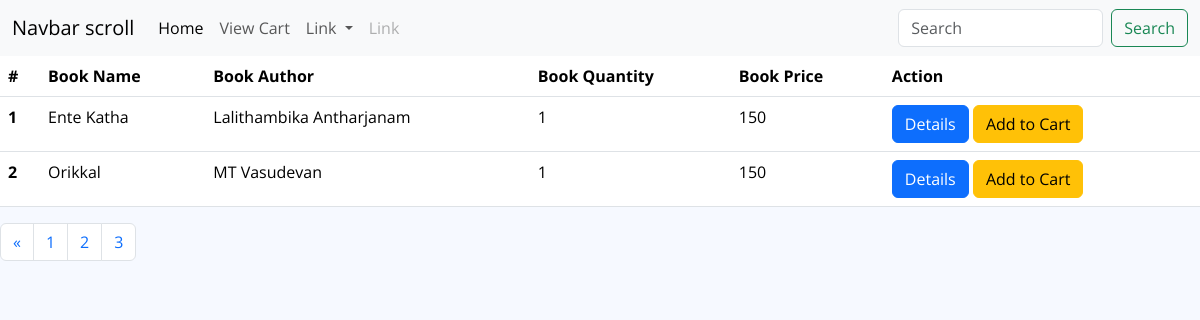
The app's page /user/user/?page=3 with its own data.
### book_app/models.py (models this page shows, shortened)
class Book(models.Model):
    title=models.CharField(max_length=200)
    price=models.IntegerField()
    quantity = models.IntegerField()
    author=models.ForeignKey(Author,on_delete=models.CASCADE)

class Author(models.Model):
    name=models.CharField(max_length=200,null=True)
    def __str__(self):
        return '{}'.format(self.name)

### user_app/views.py (the view)
# urls.py: path("user/",views.list_book,name='list'),
def list_book(request):
    books=Book.objects.all()
    paginator = Paginator(books, 4)
    page_no = request.GET.get('page')
    try:
        page = paginator.get_page(page_no)
    except EmptyPage:
        page = paginator.page(page_no.num_pages)
    return render(request, 'user/list.html', {'books': books, 'page': page})

### templates/user/list.html (shortened to what this page needs)
<!DOCTYPE html>
<html lang="en">
<head>
    <link href="https://cdn.jsdelivr.net/npm/bootstrap@5.3.3/dist/css/bootstrap.min.css" rel="stylesheet">
</head>
{% extends 'authors/base.html' %}
{% load static %}
{% block content %}
<body>
<nav class="navbar navbar-expand-lg bg-body-tertiary">
  <div class="container-fluid">
    <a class="navbar-brand" href="#">Navbar scroll</a>
    <div class="collapse navbar-collapse" id="navbarScroll">
      <ul class="navbar-nav me-auto my-2 my-lg-0 navbar-nav-scroll" style="--bs-scroll-height: 100px;">
        <li class="nav-item">
          <a class="nav-link active" aria-current="page" href="#">Home</a>
        </li>
        <li class="nav-item">
          <a class="nav-link" href="{% url 'viewcart'  %}">View Cart</a>
        </li>
        <li class="nav-item dropdown">
          <a class="nav-link dropdown-toggle" href="#" role="button" data-bs-toggle="dropdown" aria-expanded="false">
            Link
          </a>
        </li>
        <li class="nav-item">
          <a class="nav-link disabled" aria-disabled="true">Link</a>
        </li>
      </ul>
      <form class="d-flex" role="search">
        <input class="form-control me-2" type="search" placeholder="Search" aria-label="Search">
        <button class="btn btn-outline-success" type="submit">Search</button>
      </form>
    </div>
  </div>
</nav>
    <table class="table">
        <thead class="thead-dark">
            <tr>
                <th scope="col">#</th>
                <th scope="col">Book Name</th>
                 <th scope="col">Book Author</th>
                 <th scope="col">Book Quantity</th>
                <th scope="col">Book Price</th>
                <th scope="col">Action</th>
            </tr>
        </thead>
        <tbody>
                {% for book in page %}
                <tr>
                    <th scope="row">{{ forloop.counter }}</th>
                    <td>{{ book.title }}</td>
                    <td>{{ book.author }}</td>
                    <td>{{ book.quantity }}</td>
                    <td>{{ book.price }}</td>
                    <td>
                        <a href="{% url 'details' book.id %}" class="btn btn-primary">Details</a>
                        <a href="{% url 'addcart' book.id %}" class="btn btn-warning">Add to Cart</a>
                    </td>
                </tr>
                {% endfor %}
        </tbody>
    </table>
<nav aria-label="Page navigation example">
  <ul class="pagination">
      {% if page.has_previous %}
    <li class="page-item">
      <a class="page-link" href="?page={{page.previous_page_number }}" aria-label="Previous">
        <span aria-hidden="true">&laquo;</span>
      </a>
    </li>
      {% endif %}
      {% for num in page.paginator.page_range %}
    <li class="page-item {% if page.number == num %} activate{% endif %}">
        <a class="page-link" href="?page={{num}}">{{num}}</a></li>
      {% endfor %}
  </ul>
</nav>
</body>
{% endblock %}

### static/assets/css/style.css (style rules this page uses)
:root { scroll-behavior: smooth; }
body { font-family: "Open Sans", sans-serif; background: #f6f9ff; color: #444444; }
a { color: #4154f1; text-decoration: none; }

### records on screen
Book: title "Ente Katha", author "Lalithambika Antharjanam", quantity "1", price "150"
Book: title "Orikkal", author "MT Vasudevan", quantity "1", price "150"

### other values on screen
{{ num }} "1" "2" "3"
